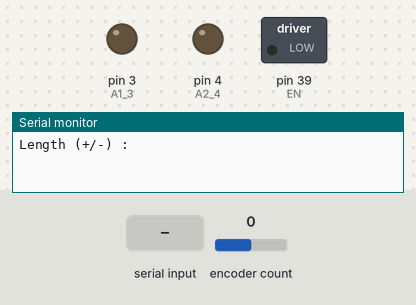
A sketch run on a simulated Arduino Mega 2560, built with avr-gcc and run on an emulated ATmega2560. Parts: switched loads named in the sketch (green lamp = pin HIGH), output pins drawn as LEDs (lit = HIGH), the last lines printed to the serial monitor. The inputs (shaded band) are chosen by the test bench; at power-on: encoder count 0.

Above: at 1.2 s.
1.3 s: "90,45\n" received over Serial
At 2.5 s:
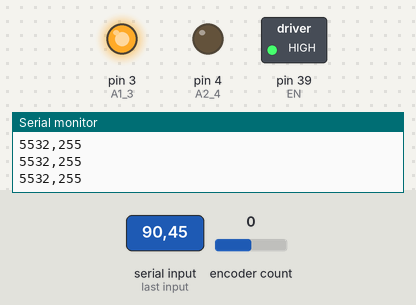
2.8 s: encoder count set to 1
At 3.6 s:
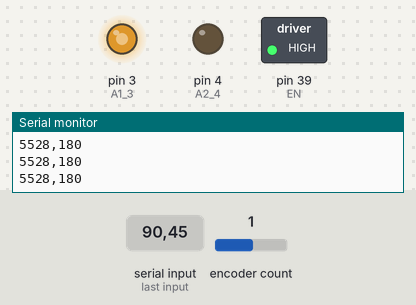
5.8 s: "30,150\n" received over Serial
At 7.2 s:
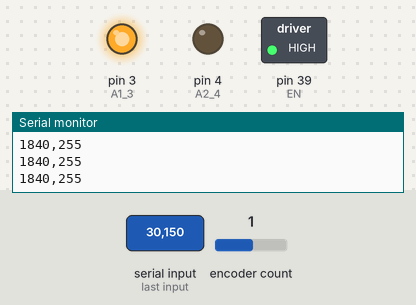
Timing chart, 0 to 10.3 s (numbered marks = the images above; inputs shaded):
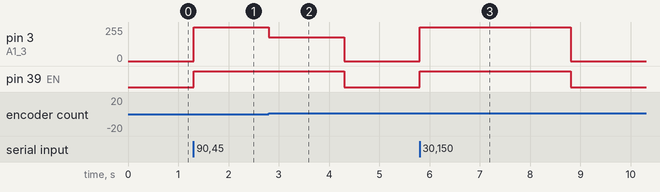

The sketch:

zero_motor.ino
```cpp
#define ENCODER_OPTIMIZE_INTERRUPTS
#include "Encoder.h"

//motor
#define EN 39 //replace pin number
#define A1_3 3 //L293d channel 1A 3A
#define A2_4 4 //
//int motor_position = -999; // to be zero by the the hall effect sensor
Encoder motor(28, 29);

const double turn_per_length = 4951/80.55;


// Rotate the motor so the absolute extension or retraction of the
// the shroud line is length
void rotate_motor(float length){

  // pos is the absolute position in terms of the encoder
  int pos = round(turn_per_length * length);
  //int pos = length;
  int error = pos - motor.read();
  int init_error = error;

  Serial.print("motor.read() Before "); Serial.println(motor.read());

  // Turn on motor controller
  digitalWrite(EN, HIGH);

  // P controller routine to turn motor to correct position without
  // too much overshoot.

  // Minimum pwm (power) the motor will be run at (to prevent stalling)
  int min_pwm = 180;

  // Max allowable error in encoder before controller finishes
  int max_error = 200;

  // Timeout in ms before the controller automatically exits
  // This is to prevent inf loop due to oscillation or similar senarios.
  long timeout = 3000;
  long time_started = millis();

  while(abs(error) > max_error){
    error = pos - motor.read();


    int pwm = min_pwm + (255-min_pwm)*abs(error/init_error);
    if (pwm >255){
      pwm = 255;
      }

    if (millis()%100 == 0){
      Serial.print(error);
      Serial.print(",");
      Serial.println(pwm);
    }

    if (error > 0)
      analogWrite(A1_3, pwm);
    else
      analogWrite(A2_4, pwm);

    if((millis() - time_started) > timeout){
      Serial.println("Controller did not converge.");
      break;
    }
  }
    digitalWrite(EN, LOW); //High impendence mode
    analogWrite(A1_3, 0);
    analogWrite(A2_4, 0);
}


void setup(){
//pin setup for controlling motor
    motor.write(0);
    pinMode(EN, OUTPUT);
    pinMode(A1_3, OUTPUT);
    pinMode(A2_4, OUTPUT);
    digitalWrite(EN, LOW); //High impendence mode
    analogWrite(A1_3, 0);
    analogWrite(A2_4, 0);

    Serial.begin(9600);
    while(!Serial);


}

void loop(){
    Serial.print("Length (+/-) : " );
    while(Serial.available() == 0){

    }

    Serial.println("Turning...");
    rotate_motor(Serial.parseFloat());

    digitalWrite(EN, LOW); //High impendence mode
    analogWrite(A1_3, 0);
    analogWrite(A2_4, 0);

    while(Serial.available() > 0){
      Serial.read();
      }


    Serial.print("motor.read() after:");
    Serial.println(motor.read());


}
```

Measured:
- after the input at 1.3 s, pin 3 (A1_3): 0/255 → 255/255 at once; pin 39 (EN): LOW → HIGH at once
- after the input at 2.8 s, pin 3 (A1_3): 255/255 → 180/255 at once, → 0/255 1.5 s later
- after the input at 5.8 s, pin 3 (A1_3): 0/255 → 255/255 at once, → 0/255 3.0 s later; pin 39 (EN): LOW → HIGH at once, → LOW 3.0 s later
